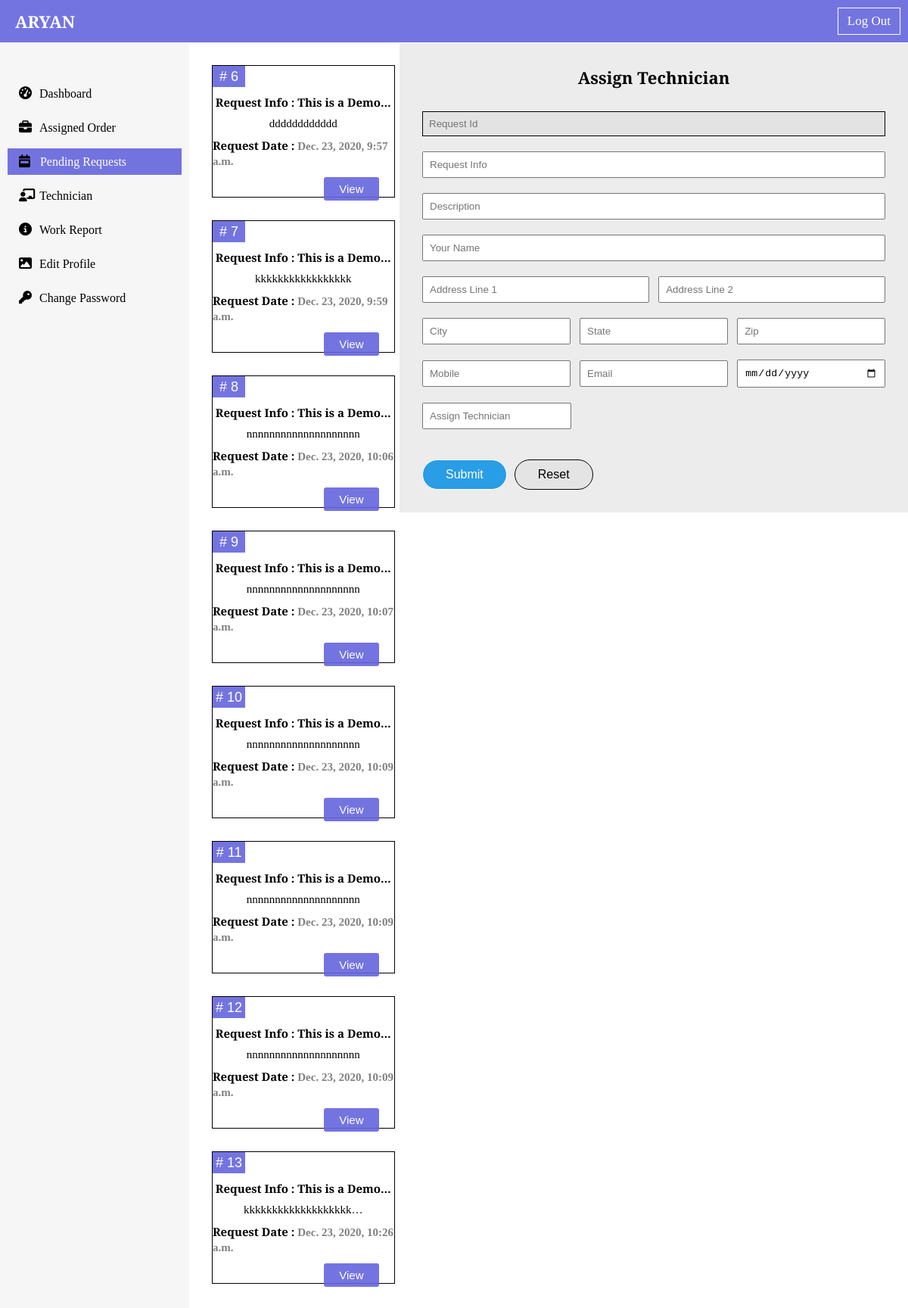
Before: /dashboard/admin_requests/ (signed in) with the older database file.
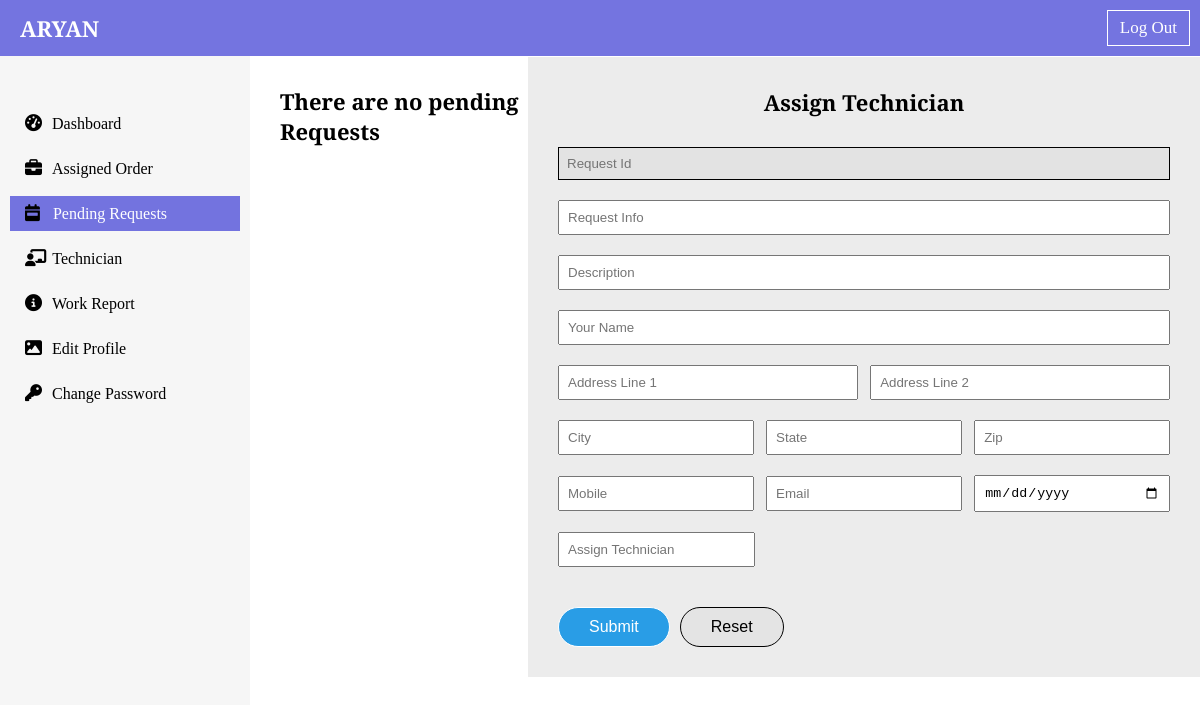
After: the same page with the newer database file.
### dashboard/models.py (models this page shows, shortened)
class SubmitRequest(models.Model):
    serial_no = models.AutoField(primary_key=True)
    request_info = models.CharField(max_length=100)
    description = models.TextField()
    name = models.CharField(max_length=25)
    address_line_1 = models.CharField(max_length=200)
    address_line_2 = models.CharField(max_length=200)
    city = models.CharField(max_length=25)
    state = models.CharField(max_length=25)
    zip_code = models.IntegerField(null=True)
    email = models.EmailField()
    mobile = models.IntegerField()
    date = models.DateTimeField(auto_now_add=True)

### dashboard/views.py (the view)
# urls.py: path("admin_requests/", views.admin_requests, name="admin_requests"),
def admin_requests(request):
    if request.user.is_superuser:
        requests_object = SubmitRequest.objects.all()
        if request.method == "POST":
            request_id = request.POST.get("id")
            request_object2 = SubmitRequest.objects.filter(serial_no= request_id).first()
            forms = AssignTechnicianForm(request.POST)
            context = {"forms":forms, "requests_object":requests_object, "request_id":request_id, "request_object2":request_object2}
            if forms.is_valid():
                forms.save()
                delete_request = SubmitRequest.objects.filter(serial_no=request.POST.get("request_id")).first()
                print(delete_request)
                delete_request.delete()
                return redirect("admin_requests")
        else:
            forms = AssignTechnicianForm()
            context = {"forms":forms, "requests_object":requests_object}
        return render(request, "dashboard/admin/admin_requests.html", context)
    else:
        return HttpResponse("<h1 style='text-align: center; margin-top: 30px;'> You are not Authorized for this page </h1>")

### templates/dashboard/admin/admin_requests.html (shortened to what this page needs)
{% extends 'admin_base.html' %}
{% block requestactive %} active {% endblock requestactive %}
{% load widget_tweaks %}
{% block body %}
<div class="flex-row-no-center">
    <div class="requests-div flex-column-no-center">
    {% if requests_object %}
        {% for request in requests_object %}
        <div class="request-box">
            <div class="request-id-sm-div flex-row-center"># {{request.serial_no}}</div>
            <div class="request-details flex-column-center">
                <h2 class="info-heading">Request Info : {{request.request_info|truncatechars:15}}</h2>
                <p>{{request.description|truncatechars:20}}</p>
                <h2 class="request-date-heading">Request Date : <span class="request-date">{{request.date}}</span></h2>
            </div>
            <form action="" method="POST"> {% csrf_token %}
                <div class="view-button-div">
                    <button type="submit" class="view-btn">View</button>
                </div>
            </form>
        </div>
        {% endfor %}
        {% else %}
        <h2 class="sm-heading">There are no pending Requests</h2>
        {% endif %}
    </div>
    <div class="assign-form-div">
        <h2 class="text-center sm-heading">Assign Technician</h2>
        <form action="{% url 'admin_requests' %}" method="post"> {% csrf_token %}
            <div class="request-id-input">
                {% render_field forms.request_id value=request_object2.serial_no %}
            </div>
            <div class="info-desc-input flex-column-no-center">
                {% render_field forms.request_info value=request_object2.request_info %}
                {% render_field forms.description value=request_object2.description %}
            </div>
            <div class="name-add1-add2-div flex-column-no-center">
                {% render_field forms.name value=request_object2.name %}
                <div class="add1-add2 flex-row-space-between">
                    {% render_field forms.address_line_1 value=request_object2.address_line_1 %}
                    {% render_field forms.address_line_2 value=request_object2.address_line_2 %}
                </div>
            </div>
            <div class="city-state-zip flex-row-space-between">
                {% render_field forms.city value=request_object2.city %}
                {% render_field forms.state value=request_object2.state %}
                {% render_field forms.zip_code value=request_object2.zip_code %}
            </div>
            <div class="mobile-email-date flex-row-space-between">
                {% render_field forms.mobile value=request_object2.mobile %}
                {% render_field forms.email value=request_object2.email %}
                {% render_field forms.date value=request_object2.date %}
            </div>
            <div class="assign-technician-input flex-row-no-center">
                {{forms.technician}}
            </div>
            <div class="submit-reset-btn flex-row-no-center">
                <button type="submit">Submit</button>
                <button type="reset">Reset</button>
            </div>
        </form>
    </div>
</div>
{% endblock body %}

Changed rows visible on the page:
removed SubmitRequest: serial_no "6", request_info "This is a Demo…", description "dddddddddddd", date "Dec. 23, 2020, 9:57 a.m."
removed SubmitRequest: serial_no "7", request_info "This is a Demo…", description "kkkkkkkkkkkkkkkkk", date "Dec. 23, 2020, 9:59 a.m."
removed SubmitRequest: serial_no "8", request_info "This is a Demo…", description "nnnnnnnnnnnnnnnnnnnn", date "Dec. 23, 2020, 10:06 a.m."
removed SubmitRequest: serial_no "9", request_info "This is a Demo…", description "nnnnnnnnnnnnnnnnnnnn", date "Dec. 23, 2020, 10:07 a.m."
removed SubmitRequest: serial_no "10", request_info "This is a Demo…", description "nnnnnnnnnnnnnnnnnnnn", date "Dec. 23, 2020, 10:09 a.m."
removed SubmitRequest: serial_no "11", request_info "This is a Demo…", description "nnnnnnnnnnnnnnnnnnnn", date "Dec. 23, 2020, 10:09 a.m."
removed SubmitRequest: serial_no "12", request_info "This is a Demo…", description "nnnnnnnnnnnnnnnnnnnn", date "Dec. 23, 2020, 10:09 a.m."
removed SubmitRequest: serial_no "13", request_info "This is a Demo…", description "kkkkkkkkkkkkkkkkkkk…", date "Dec. 23, 2020, 10:26 a.m."
Other visible differences:
text now shown: "There are no pending Requests"
